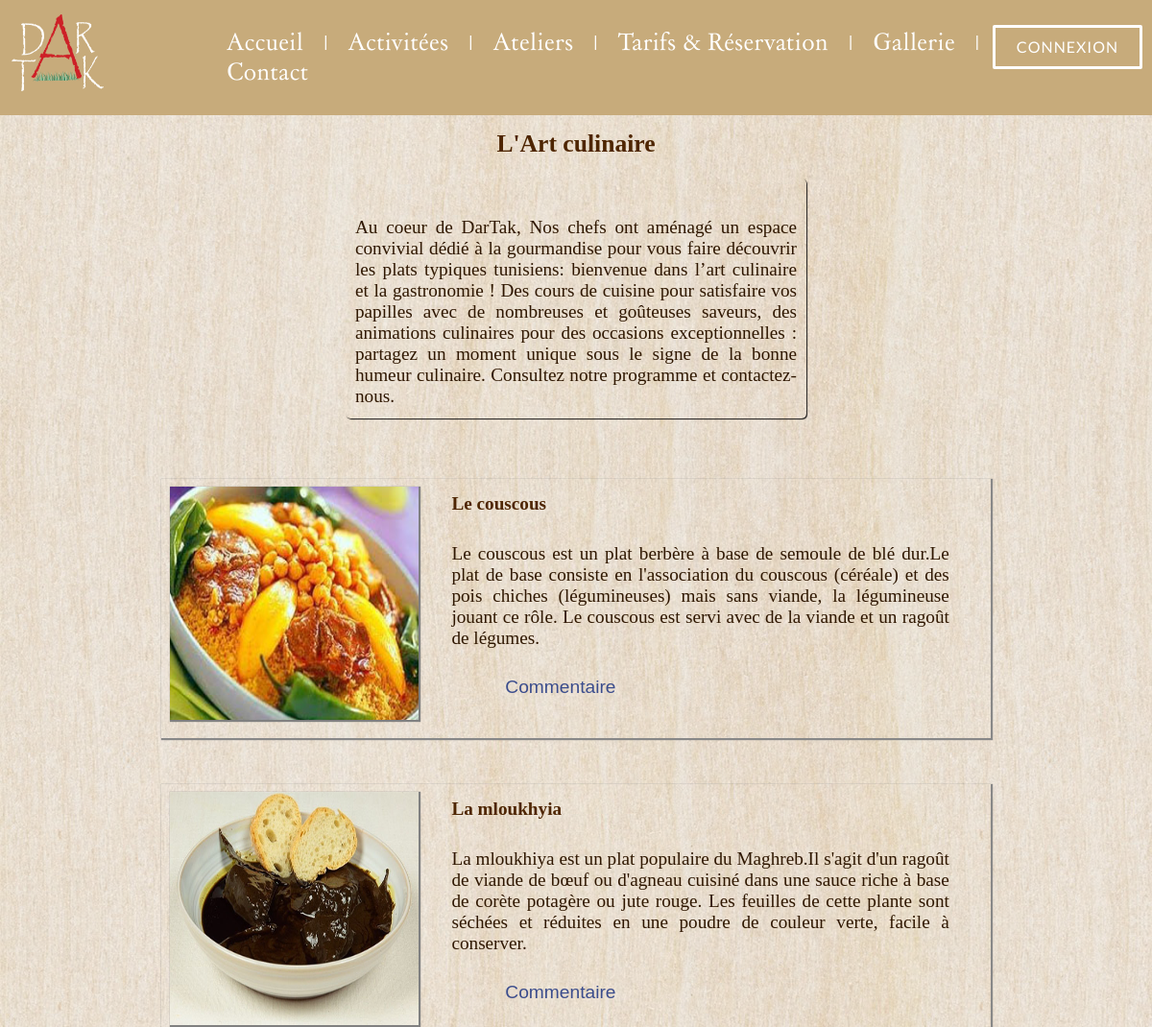
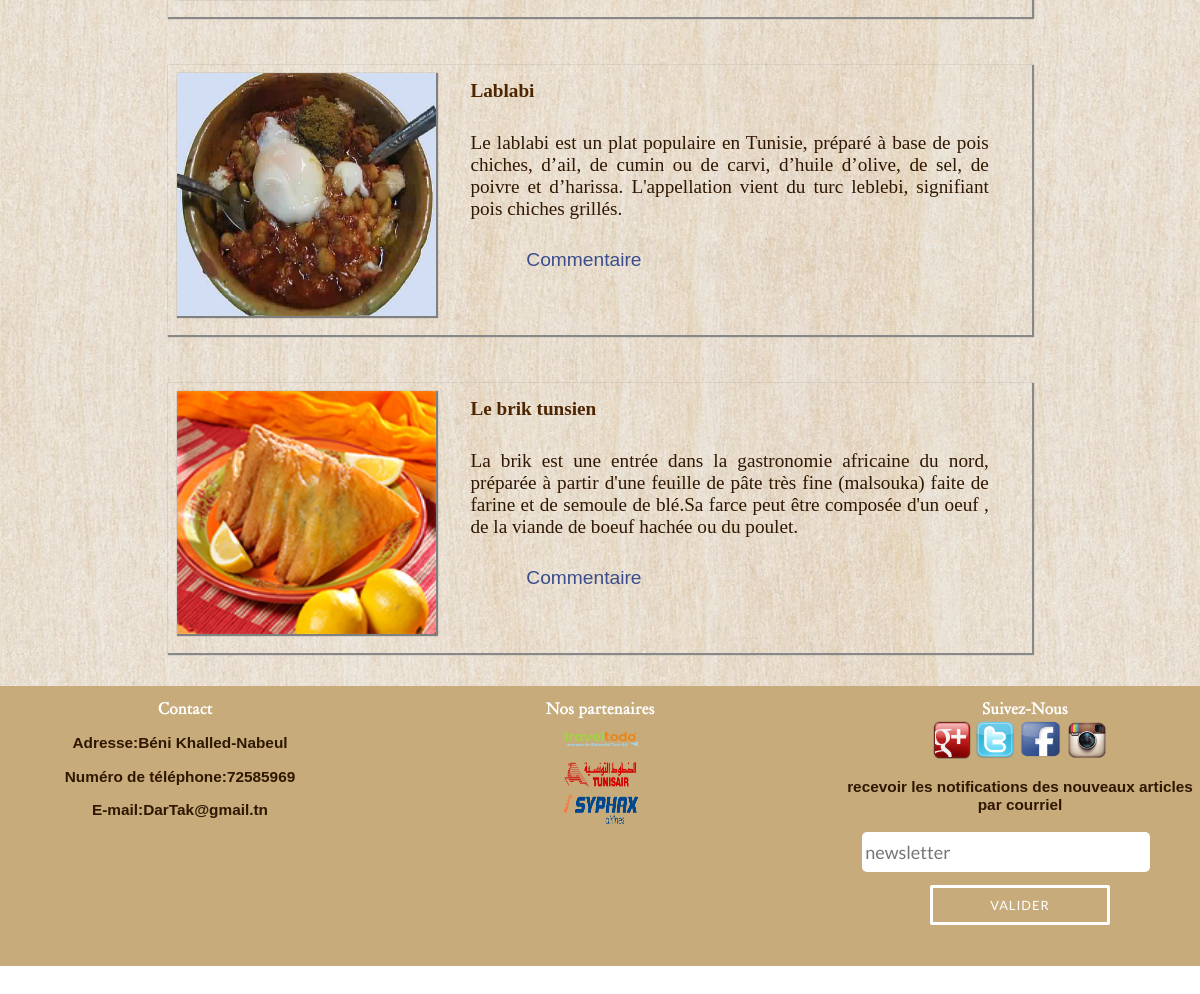
Page /pfc/front/art_culinaire.php on the committed database (2 pictures, top to bottom).
### tables this page shows
CREATE TABLE IF NOT EXISTS `atelier` (
  `id_atelier` int(11) NOT NULL AUTO_INCREMENT,
  `nom_atelier` varchar(50) NOT NULL,
  `prix_atelier` decimal(10,0) NOT NULL,
  `nbr_max` int(11) NOT NULL,
  `nbr_inscrit` int(11) NOT NULL,
  `date_atelier` datetime NOT NULL,
  `description_atelier` text NOT NULL,
  `note_atelier` decimal(10,0) NOT NULL,
  `image_atelier` varchar(200) NOT NULL,
  `type_atelier` varchar(20) NOT NULL,
  PRIMARY KEY (`id_atelier`)
);

### pfc/front/art_culinaire.php (the view, shortened to what this page needs)
<html>
    <head>
        <link rel="stylesheet" href="css/global.css" />
		<link rel="stylesheet" href="css/popup_inscription.css" />
 </head>
    <body>
        <div id="bloc_page">
            <header>
			<img src="img/logo_aboutus.png" alt="Logo Dar-Tak" id="logo_s" />
                <nav>
                     <ul>
                        <li><a href="acceuil.php">Accueil</a> </li>
						<li> | </li>
						<li><a href="activites.php">Activitées</a></li>
						<li> | </li>
                        <li><a href="ateliers_principal.html">Ateliers</a></li>
						<li> | </li>
						<li><a href="reservation.php">Tarifs & Réservation</a></li>
						<li> | </li>
						<li><a href="galerie.php">Gallerie</a></li>
						<li> | </li>
                        <li><a href="contact.php">Contact</a></li>
                    </ul>
                </nav>
				<div id="login_form">
				<ul>
				<li>
				<a href="#" class="connexion_lien" >Connexion</a>
				</li>
				</ul>
				</div>
            </header>
			<div id="container">
			<h2> L'Art culinaire </h2>
			 <div class="description_atelier">
			 <p class="desc_at">     Au coeur de DarTak, Nos chefs ont aménagé un espace convivial dédié à la gourmandise  pour vous faire découvrir les plats typiques tunisiens: bienvenue dans l’art culinaire et la gastronomie !
Des cours de cuisine pour satisfaire vos papilles avec de nombreuses et goûteuses saveurs, des animations culinaires pour des occasions exceptionnelles : partagez un moment unique sous le signe de la bonne humeur culinaire.
Consultez notre programme et contactez-nous.  </p>
			 </div>
			<div id="bloc_boxes">
			<?php
			$result= mysql_query("SELECT * FROM atelier WHERE type_atelier='culinaire' ");
			while ($row=mysql_fetch_array($result))
			{
				echo "<div class='box'>  ";
				echo "<img
						   src=".$row['image_atelier']."
						   alt='altimg'></img>";
				echo "<div class='box_desc'>";
				echo "<h3>".$row['nom_atelier']."</h3>";
				echo "<p>".$row['description_atelier']."</p>";
			?>
			<div class="commentaire_form">
				<ul>
				<li class="comment">
				<a href="">Commentaire</a>
				</li>
				</ul>
				</div>
			<?php
				echo "</div>";
				echo "</div>";
			}
			?>
			</div>
			</div>
            <div class="footer">
              <div id="footer_gauche">
                    <dl class="plan_site">
					     <dd class="titre_footer">Contact </dd>
						 <p class="contact">Adresse:Béni Khalled-Nabeul </p>
						 <p class="contact">Numéro de téléphone:72585969</p>
						  <p class="contact">  E-mail:DarTak@gmail.tn</p>
                    </dl>
			</div>
			 <div id="footer_droite">
                    <dl class="plan_site">
					     <dd class="titre_footer"> Suivez-Nous </dd>
						  <img src="img/gplus.png" class="gplus"/>
						  <img src="img/tweeter.png" class="tw"/>
						    <img src="img/facebook.png" class="fb"/>
							<img src="img/instagram.png" class="insta"/>
							<form name="newsletter" method="post">
							<p class="newsletter">recevoir les notifications des nouveaux articles par courriel </p>
						     <input type="text" name="mail" placeholder="newsletter" class="newletter_input">
							  <input type="submit" name="submit" value="valider" class="popup-button" >
                            </form>
                    </dl>
			   </div>
			   <div id="footer_centre">
                    <dl class="plan_site">
					     <dd class="titre_footer"> Nos partenaires</dd>
						 <dd><img src="img/travel.png" class="partenaire"/></dd>
						 <dd><img src="img/tunisair.png" class="partenaire"/></dd>
						 <dd><img src="img/syphax.png" class="partenaire"/></dd>
                    </dl>
			   </div>
            </div>
        </div>
    </body>
</html>

### pfc/front/css/popup_inscription.css (style rules this page uses)
input { -webkit-border-radius: 2px; -moz-border-radius: 2px; border-radius: 2px; padding: 5px; display: block; margin: 0 auto 50px; width: 60%; height:10%; min-height : 30px; border:none; font-family: 'Lato', sans-serif; font-size: 18px; color: #73556b; }
.popup-button { border: 3px solid #FFF !important; padding: 2% !important; background: transparent !important; color: #FFF !important; font-family: 'Lato', Calibri, Arial, sans-serif; font-size: 1em !important; letter-spacing: 1px !important; text-transform: uppercase !important; cursor: pointer !important; display: inline-block !important; width : 50% !important; max-width : 200px; min-height : 40px; margin: 2% 25% 2% 25% !important; border-radius: 2px !important; -webkit-transition: all 0.3s !important; -o-transition: all 0.3s !important; transition: all 0.3s !important; }
img { max-width: 100%; }

### rows in the picture
atelier: image_atelier (picture), nom_atelier "Le couscous", description_atelier "Le couscous est un plat berbère à base de semoule de blé dur.Le plat de base consiste en l'association du couscous (céréale) et des pois chiches (légumineuses) mais sans viande, la légumineuse jouant ce rôle. Le couscous est servi avec de la viande et un ragoût de légumes."
atelier: image_atelier (picture), nom_atelier "La mloukhyia", description_atelier "La mloukhiya est un plat populaire du Maghreb.Il s'agit d'un ragoût de viande de bœuf ou d'agneau cuisiné dans une sauce riche à base de corète potagère ou jute rouge. Les feuilles de cette plante sont séchées et réduites en une poudre de couleur verte, facile à conserver."
atelier: image_atelier (picture), nom_atelier "Lablabi", description_atelier "Le lablabi est un plat populaire en Tunisie, préparé à base de pois chiches, d’ail, de cumin ou de carvi, d’huile d’olive, de sel, de poivre et d’harissa. L'appellation vient du turc leblebi, signifiant pois chiches grillés."
atelier: image_atelier (picture), nom_atelier "Le brik tunsien", description_atelier "La brik est une entrée dans la gastronomie africaine du nord, préparée à partir d'une feuille de pâte très fine (malsouka) faite de farine et de semoule de blé.Sa farce peut être composée d'un oeuf , de la viande de boeuf hachée ou du poulet."
